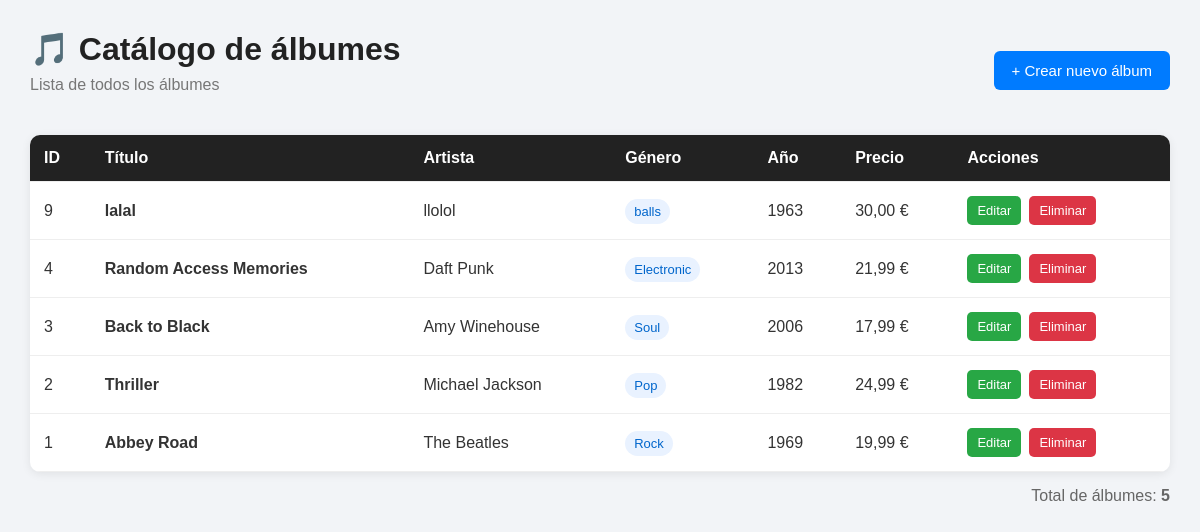
The page / on the database its author committed.
### tables this page shows
CREATE TABLE `albunes` (
  `id` int(11) NOT NULL,
  `titulo` varchar(150) NOT NULL,
  `artista` varchar(150) NOT NULL,
  `genero` varchar(100) NOT NULL,
  `anio` int(11) NOT NULL,
  `precio` decimal(10,2) NOT NULL
);

### index.php (the view, shortened to what this page needs)
<?php
require_once 'conexion.php';
$stmt = $pdo->query(
    "SELECT * FROM albunes ORDER BY id DESC"
);
$albunes = $stmt->fetchAll(PDO::FETCH_ASSOC);
?>
<!DOCTYPE html>
<html lang="es">
<head>
    <link rel="stylesheet" href="css/style.css">
</head>
<body>
<div class="contenedor">
    <div class="cabecera">
        <div>
            <h1>🎵 Catálogo de álbumes</h1>
            <p>Lista de todos los álbumes</p>
        </div>
        <a href="crear.php" class="boton-crear">
            + Crear nuevo álbum
        </a>
    </div>
    <?php if (empty($albunes)): ?>
        <div class="sin-albumes">
            <h2>No hay álbumes</h2>
            <p>
                Todavía no hay ningún álbum en la base de datos.
            </p>
            <a href="crear.php" class="boton-crear">
                + Crear el primer álbum
            </a>
        </div>
    <?php else: ?>
        <div class="tabla-contenedor">
            <table>
                <thead>
                    <tr>
                        <th>ID</th>
                        <th>Título</th>
                        <th>Artista</th>
                        <th>Género</th>
                        <th>Año</th>
                        <th>Precio</th>
                        <th>Acciones</th>
                    </tr>
                </thead>
                <tbody>
                <?php foreach ($albunes as $album): ?>
                    <tr>
                        <td>
                            <?= htmlspecialchars($album['id']) ?>
                        </td>
                        <td>
                            <strong>
                                <?= htmlspecialchars($album['titulo']) ?>
                            </strong>
                        </td>
                        <td>
                            <?= htmlspecialchars($album['artista']) ?>
                        </td>
                        <td>
                            <span class="genero">
                                <?= htmlspecialchars($album['genero']) ?>
                            </span>
                        </td>
                        <td>
                            <?= htmlspecialchars($album['anio']) ?>
                        </td>
                        <td>
                            <?= number_format(
                                $album['precio'],
                                2,
                                ',',
                                '.'
                            ) ?>
                            €
                        </td>
                        <td>
                            <div class="acciones">
                                <a
                                    href="editar.php?id=<?= $album['id'] ?>"
                                    class="btn-editar"
                                >
                                    Editar
                                </a>
                                <a
                                    href="eliminar.php?id=<?= $album['id'] ?>"
                                    class="btn-eliminar"
                                    onclick="return confirm('¿Seguro que quieres eliminar este álbum?')"
                                >
                                    Eliminar
                                </a>
                            </div>
                        </td>
                    </tr>
                <?php endforeach; ?>
                </tbody>
            </table>
        </div>
        <p class="total">
            Total de álbumes:
            <strong><?= count($albunes) ?></strong>
        </p>
    <?php endif; ?>
</div>
</body>
</html>

### css/style.css (style rules this page uses)
* { box-sizing: border-box; }
body { margin: 0; padding: 30px; font-family: Arial, sans-serif; background-color: #f2f4f7; color: #333; }
.contenedor { max-width: 1200px; margin: 0 auto; }
.cabecera { display: flex; justify-content: space-between; align-items: center; margin-bottom: 25px; }
.cabecera h1 { margin: 0; color: #222; }
.cabecera p { margin-top: 8px; color: #777; }
.boton-crear, button { background-color: #007bff; color: white; text-decoration: none; border: none; border-radius: 6px; padding: 11px 18px; cursor: pointer; font-size: 15px; }
.tabla-contenedor { background-color: white; border-radius: 10px; overflow-x: auto; box-shadow: 0 2px 10px rgba(0, 0, 0, 0.08); }
table { width: 100%; border-collapse: collapse; }
thead { background-color: #222; color: white; }
th, td { padding: 14px; text-align: left; border-bottom: 1px solid #eee; }
.genero { background-color: #e9f2ff; color: #0066cc; padding: 5px 9px; border-radius: 15px; font-size: 13px; }
.acciones { display: flex; gap: 8px; }
.btn-editar, .btn-eliminar { padding: 7px 10px; border-radius: 5px; text-decoration: none; color: white; font-size: 13px; }
.btn-editar { background-color: #28a745; }
.btn-eliminar { background-color: #dc3545; }
.total { text-align: right; color: #666; margin-top: 15px; }

### rows shown on the page
albunes: id "9", titulo "lalal", artista "llolol", genero "balls", anio "1963", precio "30,00"
albunes: id "4", titulo "Random Access Memories", artista "Daft Punk", genero "Electronic", anio "2013", precio "21,99"
albunes: id "3", titulo "Back to Black", artista "Amy Winehouse", genero "Soul", anio "2006", precio "17,99"
albunes: id "2", titulo "Thriller", artista "Michael Jackson", genero "Pop", anio "1982", precio "24,99"
albunes: id "1", titulo "Abbey Road", artista "The Beatles", genero "Rock", anio "1969", precio "19,99"

### other values the page prints
count($albunes) "5"
